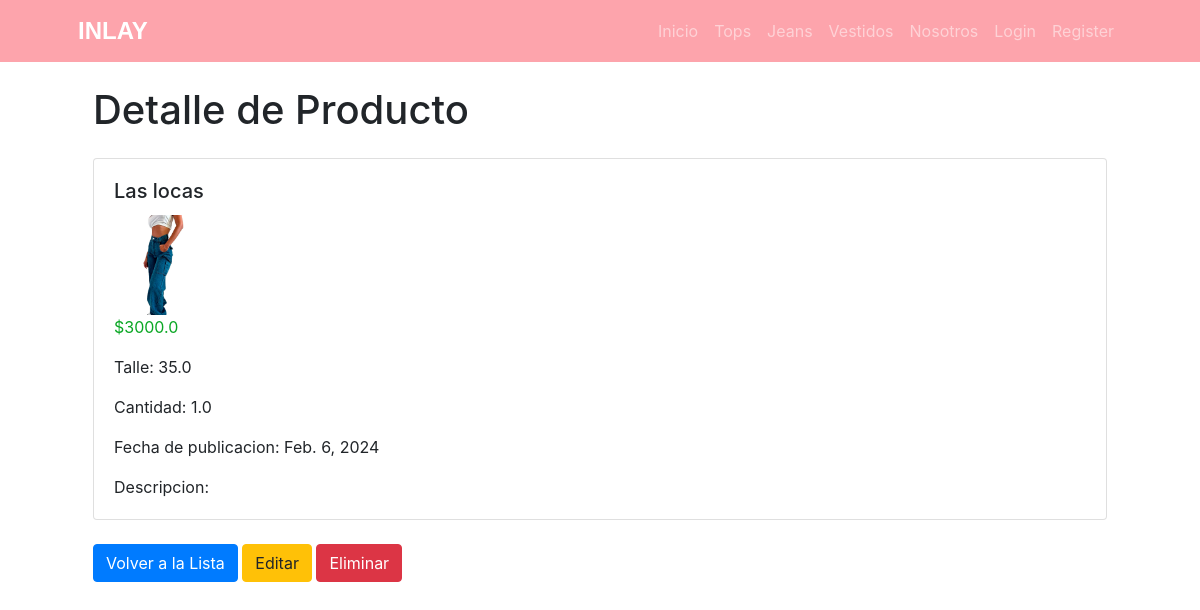
Page /producto/detail/jeans/9 on the committed database.
### core/models.py (models this page shows, shortened)
class Producto(models.Model):
    categoria_id = models.ForeignKey(ProductoCategoria, null=True, blank=True, on_delete=models.SET_NULL)
    nombre = models.CharField(max_length=100)
    precio = models.FloatField()
    talle = models.FloatField()
    cantidad = models.FloatField()
    descripcion = models.TextField(null=True, blank=True, verbose_name = "descripción")
    fecha_actualizacion = models.DateField(null=True, blank=True, default=timezone.now(), editable=False, verbose_name = "fecha de actualización")
    imagenProducto = models.ImageField(null=True, blank=True, upload_to="")
    class meta:
        verbose_name = "producto"
        verbose_name_plural = "productos"

### core/views.py (the view)
# urls.py: path("producto/detail/jeans/<int:pk>", views.ProductoDetailJeans.as_view(), name="producto_detail_jeans"),
class ProductoDetailJeans(DetailView):
    model = Producto
    context_object_name = 'jeans'
    template_name = 'core/producto_detail_jeans.html'

### core/templates/core/producto_detail_jeans.html (shortened to what this page needs)
{% extends 'core/base.html' %}
{% block content %}
  <div class="container">
    <h1 class="mt-4">Detalle de Producto</h1>
    <div class="card mt-4">
      <div class="card-body">
        <h5 class="card-title">{{ jeans.nombre }}</h5>
        {% if jeans.imagenProducto %}
            <img src="{{ jeans.imagenProducto.url }}" alt="{{ jeans.nombre }}" style="max-width: 100px;">
        {% endif %}
        <p class="card-release" style="color: #0aa724;">${{ jeans.precio }}</p>
        <p class="card-text">Talle: {{ jeans.talle }}</p>
        <p class="card-text">Cantidad: {{ jeans.cantidad }}</p>
        <p class="card-text">Fecha de publicacion: {{ jeans.fecha_actualizacion }}</p>
        <p class="card-text">Descripcion: {{ jeans.descripcion }}</p>
      </div>
    </div>
    <div class="mt-4">
        <a href="{% url 'core:producto_list_jeans' %}" class="btn btn-primary">Volver a la Lista</a>
        <a href="{% url 'core:producto_update_jeans' jeans.id %}" class="btn btn-warning">Editar</a>
        <a href="{% url 'core:producto_delete_jeans' jeans.id %}" class="btn btn-danger">Eliminar</a>
    </div>
</div>
{% endblock content %}

### rows in the picture
Producto: nombre "Las locas", imagenProducto (picture), precio "3000.0", talle "35.0", cantidad "1.0", fecha_actualizacion "Feb. 6, 2024"
